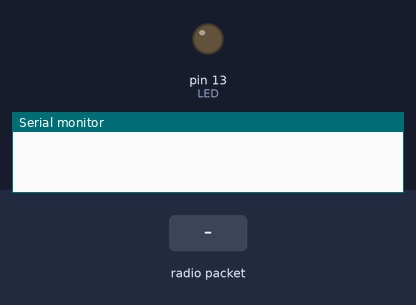
The sketch below on a simulated Arduino Uno, built with avr-gcc and run on an emulated ATmega328P. Shown: output pins drawn as LEDs (lit = HIGH), the last lines printed to the serial monitor. The test bench sets the inputs (shaded band). No radio packets arrive unless stated; pins used as bus, display or sensor lines are not drawn.

Above: at 1.2 s.
1.3 s: radio packet "1" arrives
At 1.31 s:
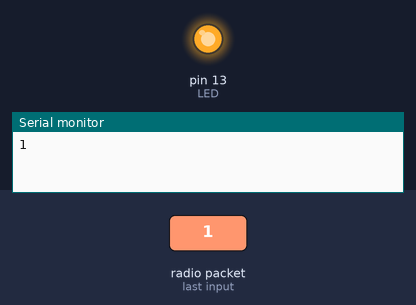
Timing chart, 0 to 4.3 s (numbered marks = the images above; inputs shaded):
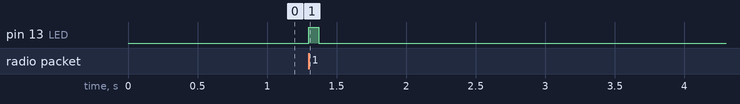

The sketch:

Receive_2_19.ino
```cpp
/*
 *  Receives data packet from Teensy and prints values
 *  to serial port to be read by a GUI. The packet
 *  is formatted as follows:
 *
 *  PACKETNUM*#PRESSURE#ALTITUDE#TIME_STAMP#&
 *
 *  Working and current as of 19 FEB 2018.
 *
 *  Note: dummy replies to the transmitter are necessary
 *  or else the tranceivers get 'tripped up' and we lose
 *  roughly 2/3 of the data packets sent (Although they
 *  are still saved to the microSD card onboard the
 *  teensy). As it stands, the feather still drops a couple
 *  transmissions intermittenly, but not a significant
 *  amount.
 *
 *  - Jacob Walrath
 */


// Libraries needed for radio transmission
#include <SPI.h>
#include <RH_RF95.h>

// Adafruit feather32u4 pins
#define RFM95_CS 8
#define RFM95_RST 4
#define RFM95_INT 7

// Set the receiver frequency. Usually 915.0, 868.0, or 434.0
#define RF95_FREQ 915.0

// Singleton instance of the radio driver
RH_RF95 rf95(RFM95_CS, RFM95_INT);

// Blinky on receipt
#define LED 13

void setup()
{
  pinMode(LED, OUTPUT);
  pinMode(RFM95_RST, OUTPUT);
  digitalWrite(RFM95_RST, HIGH);

  // initialize the serial port so
  // we can write to it
  while (!Serial);
  Serial.begin(9600);
  delay(10);

  // manual reset
  digitalWrite(RFM95_RST, LOW);
  delay(10);
  digitalWrite(RFM95_RST, HIGH);
  delay(10);

  // Initialize the LoRa radio module
  while (!rf95.init()) {
    Serial.println("LoRa radio init failed");
    while (1);
  }

  // Checks for successful frequency initialization
  // Defaults after init are 434.0MHz, modulation GFSK_Rb250Fd250, +13dbM
  if (!rf95.setFrequency(RF95_FREQ)) {
    Serial.println("setFrequency failed");
    while (1);
  }

  // The default transmitter power is 13dBm, using PA_BOOST.
  // This set it to the max of 23dBm for better transmission range
  rf95.setTxPower(23, false);
}

void loop()
{
  // Checks for a transmission
  if (rf95.available())
  {
    // Now we should have a message, so we store it
    uint8_t buf[RH_RF95_MAX_MESSAGE_LEN];
    uint8_t len = sizeof(buf);

    // Check to see if we've received an actual message
    if (rf95.recv(buf, &len))
    {
      // Light blinks to signal that a message has been received
      digitalWrite(LED, HIGH);

      // Converts the radiopacket to type char and prints to serial
      Serial.println((char*)buf);

      // Necessary 10ms delay between receiving a message and
      // sending back a reply
      delay(10);

      // Send a reply
      uint8_t data[] = "";
      rf95.send(data, sizeof(data));
      rf95.waitPacketSent();

      // Light blinks off after sending a reply
      digitalWrite(LED, LOW);
    }
    else
    {
      Serial.println("Receive failed");
    }
  }
}
```

Measured:
- after the input at 1.3 s, pin 13 (LED): LOW → HIGH at once, → LOW 0.07 s later
